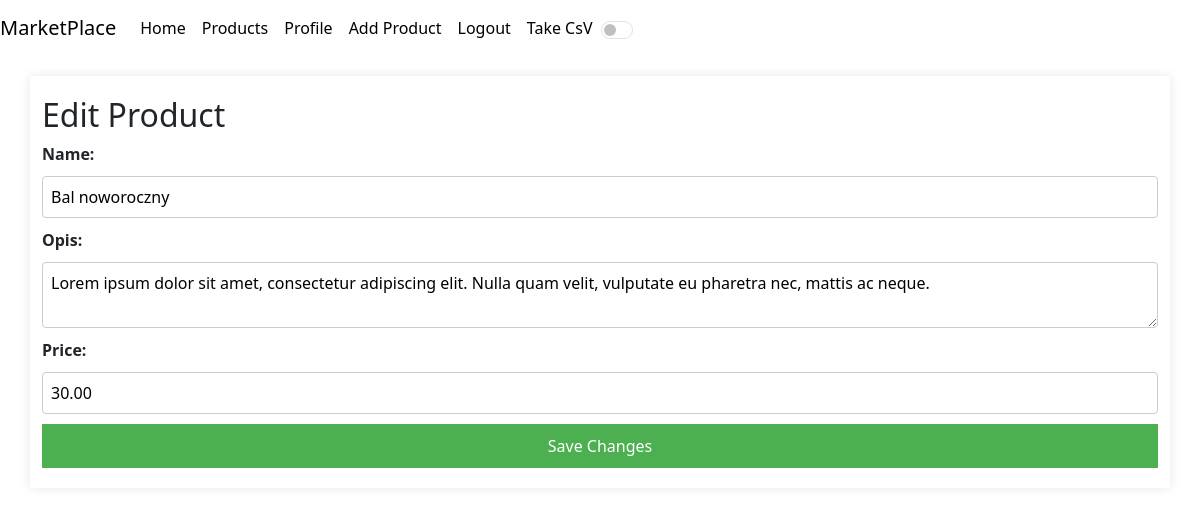
The page /edit_product.php?id=7 (signed in) on the database its author committed.
### tables this page shows
CREATE TABLE `goods` (
  `id` int(11) NOT NULL,
  `user_id` int(11) DEFAULT NULL,
  `name` varchar(255) NOT NULL,
  `price` decimal(10,2) NOT NULL,
  `image` varchar(255) NOT NULL,
  `opis` text DEFAULT NULL,
  `kategoria` varchar(255) DEFAULT 'supermarket',
  `liczba_sztuk` int(11) DEFAULT 12,
  `kraj` varchar(255) DEFAULT 'Polska',
  `kod_pocztowy` varchar(10) DEFAULT '66-400',
  `stan` varchar(50) DEFAULT 'nowy',
  `seller_email` varchar(255) DEFAULT NULL
);

### edit_product.php (the view, shortened to what this page needs)
<?php
$product_id = isset($_GET['id']) ? intval($_GET['id']) : 0;
$pdo = PdoConnect::getInstance()->PDO;
$sql = 'SELECT * FROM goods WHERE id = ? AND user_id = ?';
$stmt = $pdo->prepare($sql);
$stmt->execute([$product_id, $_SESSION['user_id']]);
$product = $stmt->fetch(PDO::FETCH_ASSOC);
?>
<!DOCTYPE html>
<html lang="en">
<head>
    <link rel="stylesheet" href="/MarketTry/static/css/edit.css">
</head>
<body>
<div class="container">
    <h2>Edit Product</h2>
    <form method="post">
        <label for="name">Name:</label>
        <input type="text" id="name" name="name" value="<?= htmlspecialchars($product['name']); ?>" required>
        <label for="opis">Opis:</label>
        <textarea id="opis" name="opis" required><?= htmlspecialchars($product['opis']); ?></textarea>
        <label for="price">Price:</label>
        <input type="text" id="price" name="price" value="<?= htmlspecialchars($product['price']); ?>" required>
        <button type="submit">Save Changes</button>
    </form>
</div>
</body>
</html>

### static/css/edit.css (style rules this page uses)
body { font-family: Arial, sans-serif; background-color: #f4f4f4; color: #333; margin: 0; padding: 0; }
.container { max-width: 800px; margin: 0 auto; padding: 20px; background-color: #fff; box-shadow: 0 0 10px rgba(0, 0, 0, 0.1); margin-top: 20px; }
h2 { color: #333; }
form { display: grid; gap: 10px; }
label { font-weight: bold; }
input, textarea { width: 100%; padding: 8px; box-sizing: border-box; border: 1px solid #ccc; border-radius: 4px; }
button { background-color: #4caf50; color: white; padding: 10px 15px; border: none; border-radius: 4px; cursor: pointer; }

### includes/navbar.css (style rules this page uses)
.navbar { transition: background-color 0.3s, color 0.3s; position: sticky; top: 0; z-index: 1000; }
.navbar-light { background-color: #ffffff !important; color: #000000 !important; }
.navbar-light .navbar-brand, .navbar-light .navbar-nav .nav-link { color: #000000 !important; }
.form-switch { display: flex; align-items: center; }
.form-check-input { margin-right: 5px; }
.navbar-light .navbar-brand, .navbar-light .navbar-nav .nav-link { color: #000000; }

### rows shown on the page
goods: name "Bal noworoczny", opis "Lorem ipsum dolor sit amet, consectetur adipiscing elit. Nulla quam velit, vulputate eu pharetra nec, mattis ac neque.", price "30.00"
